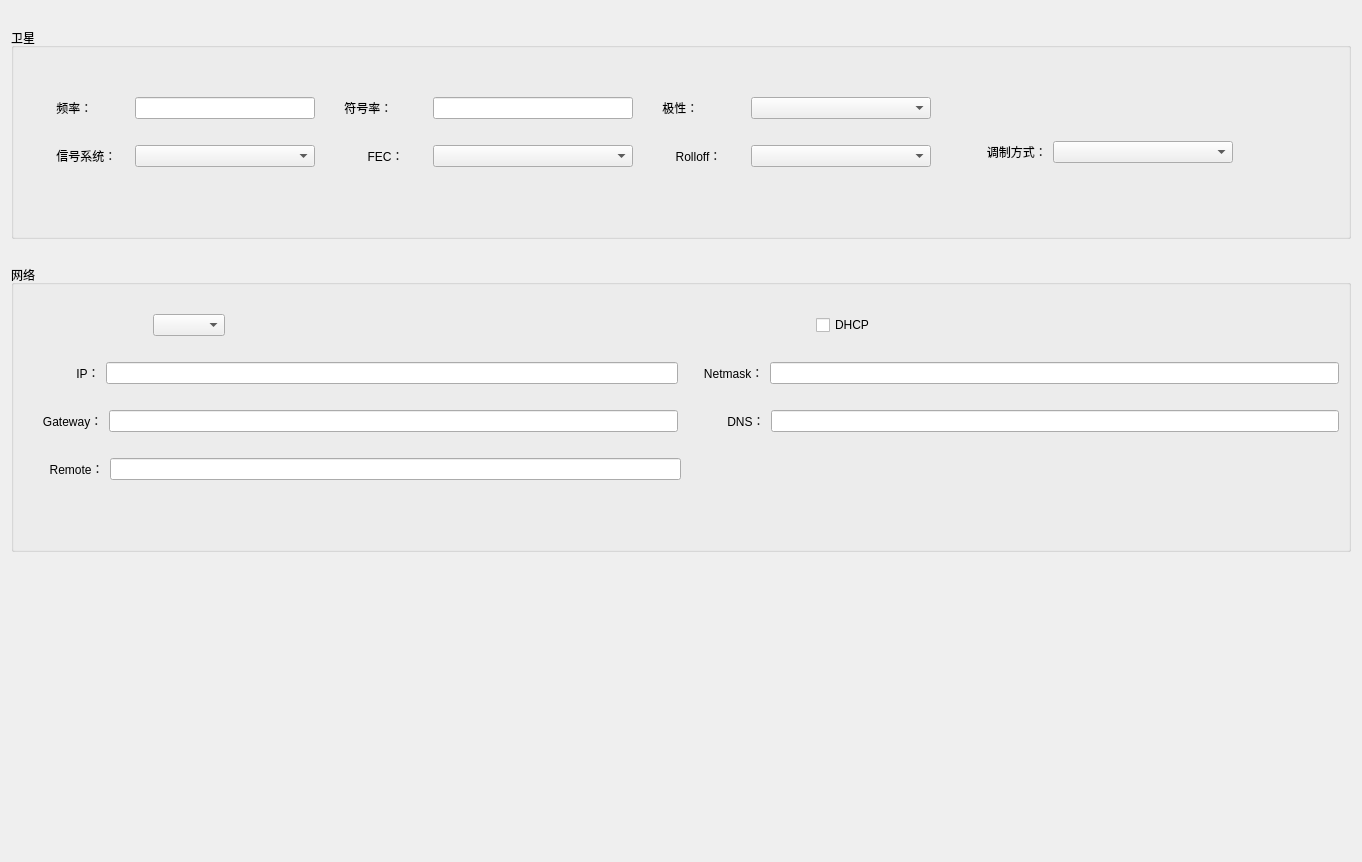
<?xml version="1.0" encoding="UTF-8"?>
<ui version="4.0">
 <class>SetupForm</class>
 <widget class="QWidget" name="SetupForm">
  <property name="geometry">
   <rect>
    <x>0</x>
    <y>0</y>
    <width>1362</width>
    <height>862</height>
   </rect>
  </property>
  <property name="windowTitle">
   <string>Form</string>
  </property>
  <layout class="QVBoxLayout" name="verticalLayout_22">
   <item>
    <spacer name="horizontalSpacer_25">
     <property name="orientation">
      <enum>Qt::Horizontal</enum>
     </property>
     <property name="sizeHint" stdset="0">
      <size>
       <width>1187</width>
       <height>17</height>
      </size>
     </property>
    </spacer>
   </item>
   <item>
    <widget class="QGroupBox" name="groupBox_staeliite">
     <property name="title">
      <string>卫星</string>
     </property>
     <layout class="QVBoxLayout" name="verticalLayout_11">
      <item>
       <spacer name="horizontalSpacer_26">
        <property name="orientation">
         <enum>Qt::Horizontal</enum>
        </property>
        <property name="sizeHint" stdset="0">
         <size>
          <width>1167</width>
          <height>20</height>
         </size>
        </property>
       </spacer>
      </item>
      <item>
       <widget class="QLabel" name="label_3">
        <property name="text">
         <string/>
        </property>
       </widget>
      </item>
      <item>
       <layout class="QHBoxLayout" name="horizontalLayout_14">
        <item>
         <layout class="QVBoxLayout" name="verticalLayout_5">
          <item>
           <widget class="QLabel" name="label_frequency">
            <property name="text">
             <string>          频率：</string>
            </property>
           </widget>
          </item>
          <item>
           <spacer name="horizontalSpacer_12">
            <property name="orientation">
             <enum>Qt::Horizontal</enum>
            </property>
            <property name="sizeHint" stdset="0">
             <size>
              <width>40</width>
              <height>20</height>
             </size>
            </property>
           </spacer>
          </item>
          <item>
           <widget class="QLabel" name="label_frequency_2">
            <property name="text">
             <string>          信号系统：</string>
            </property>
           </widget>
          </item>
         </layout>
        </item>
        <item>
         <layout class="QVBoxLayout" name="verticalLayout">
          <item>
           <widget class="QLineEdit" name="lineEdit_Frequency">
            <property name="minimumSize">
             <size>
              <width>180</width>
              <height>0</height>
             </size>
            </property>
            <property name="maximumSize">
             <size>
              <width>200</width>
              <height>16777215</height>
             </size>
            </property>
           </widget>
          </item>
          <item>
           <spacer name="horizontalSpacer_21">
            <property name="orientation">
             <enum>Qt::Horizontal</enum>
            </property>
            <property name="sizeHint" stdset="0">
             <size>
              <width>40</width>
              <height>20</height>
             </size>
            </property>
           </spacer>
          </item>
          <item>
           <widget class="QComboBox" name="comboBox_DVB">
            <property name="minimumSize">
             <size>
              <width>180</width>
              <height>0</height>
             </size>
            </property>
           </widget>
          </item>
         </layout>
        </item>
        <item>
         <layout class="QVBoxLayout" name="verticalLayout_6">
          <item>
           <widget class="QLabel" name="labe_symbl_rate">
            <property name="text">
             <string>       符号率：</string>
            </property>
           </widget>
          </item>
          <item>
           <spacer name="horizontalSpacer_22">
            <property name="orientation">
             <enum>Qt::Horizontal</enum>
            </property>
            <property name="sizeHint" stdset="0">
             <size>
              <width>40</width>
              <height>20</height>
             </size>
            </property>
           </spacer>
          </item>
          <item>
           <widget class="QLabel" name="labe_symbl_rate_4">
            <property name="text">
             <string>              FEC：</string>
            </property>
           </widget>
          </item>
         </layout>
        </item>
        <item>
         <layout class="QVBoxLayout" name="verticalLayout_3">
          <item>
           <widget class="QLineEdit" name="lineEdit_symbol_rate">
            <property name="minimumSize">
             <size>
              <width>200</width>
              <height>0</height>
             </size>
            </property>
            <property name="maximumSize">
             <size>
              <width>180</width>
              <height>16777215</height>
             </size>
            </property>
           </widget>
          </item>
          <item>
           <spacer name="horizontalSpacer_34">
            <property name="orientation">
             <enum>Qt::Horizontal</enum>
            </property>
            <property name="sizeHint" stdset="0">
             <size>
              <width>40</width>
              <height>20</height>
             </size>
            </property>
           </spacer>
          </item>
          <item>
           <widget class="QComboBox" name="comboBox_xy">
            <property name="minimumSize">
             <size>
              <width>180</width>
              <height>0</height>
             </size>
            </property>
           </widget>
          </item>
         </layout>
        </item>
        <item>
         <layout class="QVBoxLayout" name="verticalLayout_9">
          <item>
           <widget class="QLabel" name="labe_symbl_rate_5">
            <property name="text">
             <string>       极性：</string>
            </property>
           </widget>
          </item>
          <item>
           <spacer name="horizontalSpacer_45">
            <property name="orientation">
             <enum>Qt::Horizontal</enum>
            </property>
            <property name="sizeHint" stdset="0">
             <size>
              <width>40</width>
              <height>20</height>
             </size>
            </property>
           </spacer>
          </item>
          <item>
           <widget class="QLabel" name="labe_symbl_rate_6">
            <property name="text">
             <string>           Rolloff：</string>
            </property>
           </widget>
          </item>
         </layout>
        </item>
        <item>
         <layout class="QHBoxLayout" name="horizontalLayout">
          <item>
           <layout class="QVBoxLayout" name="verticalLayout_4">
            <item>
             <widget class="QComboBox" name="comboBox_V">
              <property name="minimumSize">
               <size>
                <width>180</width>
                <height>0</height>
               </size>
              </property>
              <property name="maximumSize">
               <size>
                <width>180</width>
                <height>16777215</height>
               </size>
              </property>
             </widget>
            </item>
            <item>
             <spacer name="horizontalSpacer_35">
              <property name="orientation">
               <enum>Qt::Horizontal</enum>
              </property>
              <property name="sizeHint" stdset="0">
               <size>
                <width>40</width>
                <height>20</height>
               </size>
              </property>
             </spacer>
            </item>
            <item>
             <widget class="QComboBox" name="comboBox_decimals">
              <property name="minimumSize">
               <size>
                <width>180</width>
                <height>0</height>
               </size>
              </property>
             </widget>
            </item>
           </layout>
          </item>
         </layout>
        </item>
        <item>
         <layout class="QVBoxLayout" name="verticalLayout_10">
          <item>
           <spacer name="horizontalSpacer_49">
            <property name="orientation">
             <enum>Qt::Horizontal</enum>
            </property>
            <property name="sizeHint" stdset="0">
             <size>
              <width>40</width>
              <height>20</height>
             </size>
            </property>
           </spacer>
          </item>
          <item>
           <spacer name="horizontalSpacer_50">
            <property name="orientation">
             <enum>Qt::Horizontal</enum>
            </property>
            <property name="sizeHint" stdset="0">
             <size>
              <width>40</width>
              <height>20</height>
             </size>
            </property>
           </spacer>
          </item>
          <item>
           <widget class="QLabel" name="labe_symbl_rate_8">
            <property name="text">
             <string>               调制方式：</string>
            </property>
           </widget>
          </item>
         </layout>
        </item>
        <item>
         <layout class="QVBoxLayout" name="verticalLayout_12">
          <item>
           <spacer name="horizontalSpacer_23">
            <property name="orientation">
             <enum>Qt::Horizontal</enum>
            </property>
            <property name="sizeHint" stdset="0">
             <size>
              <width>40</width>
              <height>20</height>
             </size>
            </property>
           </spacer>
          </item>
          <item>
           <spacer name="horizontalSpacer_36">
            <property name="orientation">
             <enum>Qt::Horizontal</enum>
            </property>
            <property name="sizeHint" stdset="0">
             <size>
              <width>40</width>
              <height>20</height>
             </size>
            </property>
           </spacer>
          </item>
          <item>
           <widget class="QComboBox" name="comboBox_SPK">
            <property name="minimumSize">
             <size>
              <width>180</width>
              <height>0</height>
             </size>
            </property>
           </widget>
          </item>
         </layout>
        </item>
        <item>
         <spacer name="horizontalSpacer_39">
          <property name="orientation">
           <enum>Qt::Horizontal</enum>
          </property>
          <property name="sizeHint" stdset="0">
           <size>
            <width>60</width>
            <height>20</height>
           </size>
          </property>
         </spacer>
        </item>
       </layout>
      </item>
      <item>
       <spacer name="horizontalSpacer_27">
        <property name="orientation">
         <enum>Qt::Horizontal</enum>
        </property>
        <property name="sizeHint" stdset="0">
         <size>
          <width>1167</width>
          <height>20</height>
         </size>
        </property>
       </spacer>
      </item>
      <item>
       <spacer name="horizontalSpacer_29">
        <property name="orientation">
         <enum>Qt::Horizontal</enum>
        </property>
        <property name="sizeHint" stdset="0">
         <size>
          <width>1167</width>
          <height>20</height>
         </size>
        </property>
       </spacer>
      </item>
      <item>
       <spacer name="horizontalSpacer_30">
        <property name="orientation">
         <enum>Qt::Horizontal</enum>
        </property>
        <property name="sizeHint" stdset="0">
         <size>
          <width>1167</width>
          <height>20</height>
         </size>
        </property>
       </spacer>
      </item>
     </layout>
     <zorder>label_3</zorder>
     <zorder>horizontalSpacer_26</zorder>
     <zorder>horizontalSpacer_27</zorder>
     <zorder>horizontalSpacer_29</zorder>
     <zorder>horizontalSpacer_30</zorder>
    </widget>
   </item>
   <item>
    <spacer name="horizontalSpacer_24">
     <property name="orientation">
      <enum>Qt::Horizontal</enum>
     </property>
     <property name="sizeHint" stdset="0">
      <size>
       <width>1187</width>
       <height>20</height>
      </size>
     </property>
    </spacer>
   </item>
   <item>
    <widget class="QGroupBox" name="groupBox_Network">
     <property name="title">
      <string>网络</string>
     </property>
     <layout class="QVBoxLayout" name="verticalLayout_2">
      <item>
       <spacer name="horizontalSpacer_14">
        <property name="orientation">
         <enum>Qt::Horizontal</enum>
        </property>
        <property name="sizeHint" stdset="0">
         <size>
          <width>866</width>
          <height>20</height>
         </size>
        </property>
       </spacer>
      </item>
      <item>
       <layout class="QHBoxLayout" name="horizontalLayout_10">
        <item>
         <layout class="QHBoxLayout" name="horizontalLayout_6">
          <item>
           <spacer name="horizontalSpacer_15">
            <property name="orientation">
             <enum>Qt::Horizontal</enum>
            </property>
            <property name="sizeHint" stdset="0">
             <size>
              <width>40</width>
              <height>20</height>
             </size>
            </property>
           </spacer>
          </item>
          <item>
           <spacer name="horizontalSpacer_38">
            <property name="orientation">
             <enum>Qt::Horizontal</enum>
            </property>
            <property name="sizeHint" stdset="0">
             <size>
              <width>40</width>
              <height>20</height>
             </size>
            </property>
           </spacer>
          </item>
          <item>
           <widget class="QComboBox" name="comboBox_ECHs">
            <property name="maximumSize">
             <size>
              <width>120</width>
              <height>16777215</height>
             </size>
            </property>
           </widget>
          </item>
          <item>
           <spacer name="horizontalSpacer_20">
            <property name="orientation">
             <enum>Qt::Horizontal</enum>
            </property>
            <property name="sizeHint" stdset="0">
             <size>
              <width>40</width>
              <height>20</height>
             </size>
            </property>
           </spacer>
          </item>
          <item>
           <spacer name="horizontalSpacer_47">
            <property name="orientation">
             <enum>Qt::Horizontal</enum>
            </property>
            <property name="sizeHint" stdset="0">
             <size>
              <width>40</width>
              <height>20</height>
             </size>
            </property>
           </spacer>
          </item>
          <item>
           <spacer name="horizontalSpacer_11">
            <property name="orientation">
             <enum>Qt::Horizontal</enum>
            </property>
            <property name="sizeHint" stdset="0">
             <size>
              <width>40</width>
              <height>20</height>
             </size>
            </property>
           </spacer>
          </item>
          <item>
           <spacer name="horizontalSpacer_40">
            <property name="orientation">
             <enum>Qt::Horizontal</enum>
            </property>
            <property name="sizeHint" stdset="0">
             <size>
              <width>40</width>
              <height>20</height>
             </size>
            </property>
           </spacer>
          </item>
          <item>
           <spacer name="horizontalSpacer_37">
            <property name="orientation">
             <enum>Qt::Horizontal</enum>
            </property>
            <property name="sizeHint" stdset="0">
             <size>
              <width>40</width>
              <height>20</height>
             </size>
            </property>
           </spacer>
          </item>
          <item>
           <spacer name="horizontalSpacer">
            <property name="orientation">
             <enum>Qt::Horizontal</enum>
            </property>
            <property name="sizeHint" stdset="0">
             <size>
              <width>40</width>
              <height>20</height>
             </size>
            </property>
           </spacer>
          </item>
          <item>
           <spacer name="horizontalSpacer_16">
            <property name="orientation">
             <enum>Qt::Horizontal</enum>
            </property>
            <property name="sizeHint" stdset="0">
             <size>
              <width>40</width>
              <height>20</height>
             </size>
            </property>
           </spacer>
          </item>
         </layout>
        </item>
        <item>
         <layout class="QHBoxLayout" name="horizontalLayout_7">
          <item>
           <spacer name="horizontalSpacer_46">
            <property name="orientation">
             <enum>Qt::Horizontal</enum>
            </property>
            <property name="sizeHint" stdset="0">
             <size>
              <width>40</width>
              <height>20</height>
             </size>
            </property>
           </spacer>
          </item>
          <item>
           <spacer name="horizontalSpacer_8">
            <property name="orientation">
             <enum>Qt::Horizontal</enum>
            </property>
            <property name="sizeHint" stdset="0">
             <size>
              <width>40</width>
              <height>20</height>
             </size>
            </property>
           </spacer>
          </item>
          <item>
           <widget class="QCheckBox" name="checkBox_DHCP">
            <property name="maximumSize">
             <size>
              <width>120</width>
              <height>16777215</height>
             </size>
            </property>
            <property name="text">
             <string>DHCP</string>
            </property>
           </widget>
          </item>
          <item>
           <spacer name="horizontalSpacer_32">
            <property name="orientation">
             <enum>Qt::Horizontal</enum>
            </property>
            <property name="sizeHint" stdset="0">
             <size>
              <width>40</width>
              <height>20</height>
             </size>
            </property>
           </spacer>
          </item>
          <item>
           <spacer name="horizontalSpacer_48">
            <property name="orientation">
             <enum>Qt::Horizontal</enum>
            </property>
            <property name="sizeHint" stdset="0">
             <size>
              <width>40</width>
              <height>20</height>
             </size>
            </property>
           </spacer>
          </item>
          <item>
           <spacer name="horizontalSpacer_33">
            <property name="orientation">
             <enum>Qt::Horizontal</enum>
            </property>
            <property name="sizeHint" stdset="0">
             <size>
              <width>40</width>
              <height>20</height>
             </size>
            </property>
           </spacer>
          </item>
          <item>
           <spacer name="horizontalSpacer_31">
            <property name="orientation">
             <enum>Qt::Horizontal</enum>
            </property>
            <property name="sizeHint" stdset="0">
             <size>
              <width>40</width>
              <height>20</height>
             </size>
            </property>
           </spacer>
          </item>
          <item>
           <spacer name="horizontalSpacer_28">
            <property name="orientation">
             <enum>Qt::Horizontal</enum>
            </property>
            <property name="sizeHint" stdset="0">
             <size>
              <width>40</width>
              <height>20</height>
             </size>
            </property>
           </spacer>
          </item>
          <item>
           <spacer name="horizontalSpacer_10">
            <property name="orientation">
             <enum>Qt::Horizontal</enum>
            </property>
            <property name="sizeHint" stdset="0">
             <size>
              <width>40</width>
              <height>20</height>
             </size>
            </property>
           </spacer>
          </item>
          <item>
           <spacer name="horizontalSpacer_2">
            <property name="orientation">
             <enum>Qt::Horizontal</enum>
            </property>
            <property name="sizeHint" stdset="0">
             <size>
              <width>40</width>
              <height>20</height>
             </size>
            </property>
           </spacer>
          </item>
         </layout>
        </item>
       </layout>
      </item>
      <item>
       <spacer name="horizontalSpacer_5">
        <property name="orientation">
         <enum>Qt::Horizontal</enum>
        </property>
        <property name="sizeHint" stdset="0">
         <size>
          <width>40</width>
          <height>20</height>
         </size>
        </property>
       </spacer>
      </item>
      <item>
       <layout class="QHBoxLayout" name="horizontalLayout_13">
        <item>
         <layout class="QHBoxLayout" name="horizontalLayout_3">
          <item>
           <widget class="QLabel" name="label_ip">
            <property name="text">
             <string>                IP：</string>
            </property>
           </widget>
          </item>
          <item>
           <widget class="QLineEdit" name="lineEdit_Ip"/>
          </item>
         </layout>
        </item>
        <item>
         <layout class="QHBoxLayout" name="horizontalLayout_8">
          <item>
           <widget class="QLabel" name="label_Netm_mask">
            <property name="text">
             <string>      Netmask：</string>
            </property>
           </widget>
          </item>
          <item>
           <widget class="QLineEdit" name="lineEdit_Net_AsK"/>
          </item>
         </layout>
        </item>
       </layout>
      </item>
      <item>
       <spacer name="horizontalSpacer_9">
        <property name="orientation">
         <enum>Qt::Horizontal</enum>
        </property>
        <property name="sizeHint" stdset="0">
         <size>
          <width>40</width>
          <height>20</height>
         </size>
        </property>
       </spacer>
      </item>
      <item>
       <layout class="QHBoxLayout" name="horizontalLayout_12">
        <item>
         <layout class="QHBoxLayout" name="horizontalLayout_4">
          <item>
           <widget class="QLabel" name="label_Gateway">
            <property name="text">
             <string>      Gateway：</string>
            </property>
           </widget>
          </item>
          <item>
           <widget class="QLineEdit" name="lineEdit_GateWay"/>
          </item>
         </layout>
        </item>
        <item>
         <layout class="QHBoxLayout" name="horizontalLayout_9">
          <item>
           <widget class="QLabel" name="label_DNS">
            <property name="text">
             <string>             DNS：</string>
            </property>
           </widget>
          </item>
          <item>
           <widget class="QLineEdit" name="lineEdit_DNS"/>
          </item>
         </layout>
        </item>
       </layout>
      </item>
      <item>
       <spacer name="horizontalSpacer_17">
        <property name="orientation">
         <enum>Qt::Horizontal</enum>
        </property>
        <property name="sizeHint" stdset="0">
         <size>
          <width>40</width>
          <height>20</height>
         </size>
        </property>
       </spacer>
      </item>
      <item>
       <layout class="QHBoxLayout" name="horizontalLayout_16">
        <item>
         <layout class="QHBoxLayout" name="horizontalLayout_5">
          <item>
           <widget class="QLabel" name="label_Remote">
            <property name="text">
             <string>        Remote：</string>
            </property>
           </widget>
          </item>
          <item>
           <widget class="QLineEdit" name="lineEdit_Remote"/>
          </item>
         </layout>
        </item>
        <item>
         <layout class="QHBoxLayout" name="horizontalLayout_11">
          <item>
           <spacer name="horizontalSpacer_3">
            <property name="orientation">
             <enum>Qt::Horizontal</enum>
            </property>
            <property name="sizeHint" stdset="0">
             <size>
              <width>40</width>
              <height>20</height>
             </size>
            </property>
           </spacer>
          </item>
         </layout>
        </item>
       </layout>
      </item>
      <item>
       <spacer name="horizontalSpacer_13">
        <property name="orientation">
         <enum>Qt::Horizontal</enum>
        </property>
        <property name="sizeHint" stdset="0">
         <size>
          <width>866</width>
          <height>20</height>
         </size>
        </property>
       </spacer>
      </item>
      <item>
       <spacer name="horizontalSpacer_18">
        <property name="orientation">
         <enum>Qt::Horizontal</enum>
        </property>
        <property name="sizeHint" stdset="0">
         <size>
          <width>866</width>
          <height>20</height>
         </size>
        </property>
       </spacer>
      </item>
      <item>
       <spacer name="horizontalSpacer_19">
        <property name="orientation">
         <enum>Qt::Horizontal</enum>
        </property>
        <property name="sizeHint" stdset="0">
         <size>
          <width>866</width>
          <height>20</height>
         </size>
        </property>
       </spacer>
      </item>
     </layout>
    </widget>
   </item>
   <item>
    <spacer name="verticalSpacer">
     <property name="orientation">
      <enum>Qt::Vertical</enum>
     </property>
     <property name="sizeHint" stdset="0">
      <size>
       <width>20</width>
       <height>96</height>
      </size>
     </property>
    </spacer>
   </item>
  </layout>
 </widget>
 <resources/>
 <connections/>
</ui>
